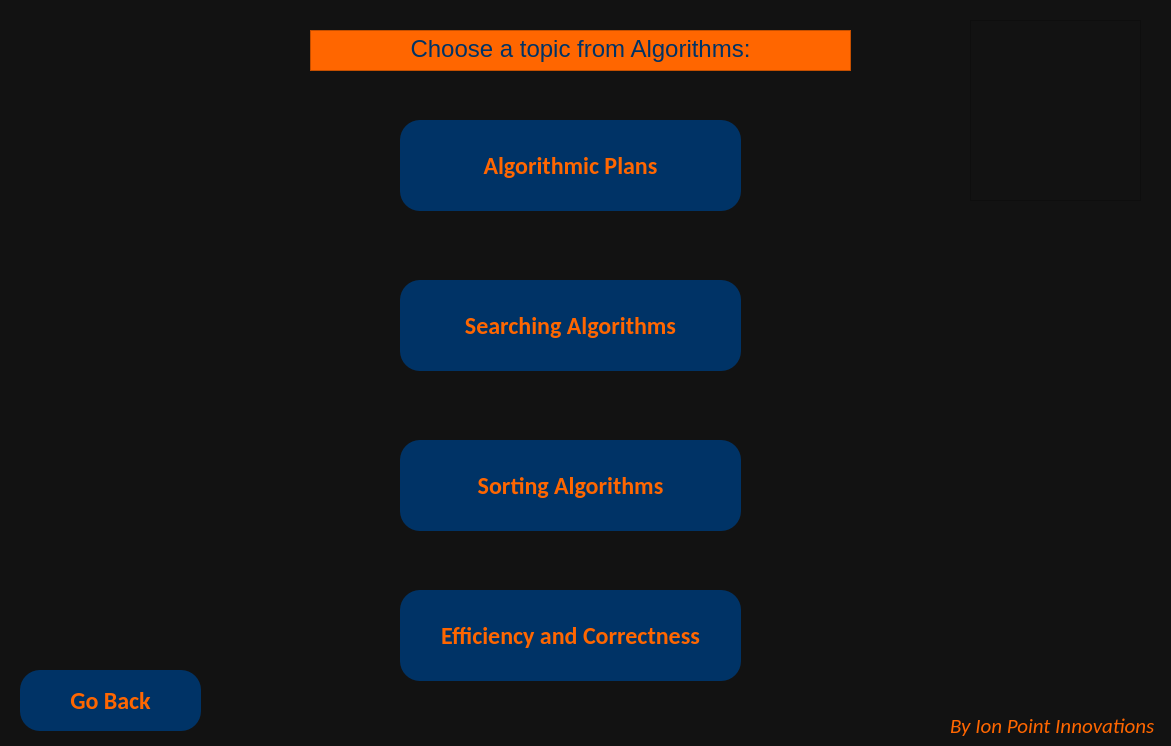
<?xml version="1.0" encoding="UTF-8"?>
<ui version="4.0">
 <class>Dialog</class>
 <widget class="QDialog" name="Dialog">
  <property name="geometry">
   <rect>
    <x>0</x>
    <y>0</y>
    <width>1171</width>
    <height>746</height>
   </rect>
  </property>
  <property name="windowTitle">
   <string>Dialog</string>
  </property>
  <property name="styleSheet">
   <string notr="true">background-color: rgb(18, 18, 18);</string>
  </property>
  <widget class="QLabel" name="lbl_logo">
   <property name="geometry">
    <rect>
     <x>970</x>
     <y>20</y>
     <width>171</width>
     <height>181</height>
    </rect>
   </property>
   <property name="maximumSize">
    <size>
     <width>441</width>
     <height>431</height>
    </size>
   </property>
   <property name="styleSheet">
    <string notr="true">border-image: url(:/newPrefix/Picture3.png);
</string>
   </property>
   <property name="frameShape">
    <enum>QFrame::StyledPanel</enum>
   </property>
   <property name="text">
    <string/>
   </property>
  </widget>
  <widget class="QPushButton" name="btnalp">
   <property name="geometry">
    <rect>
     <x>400</x>
     <y>120</y>
     <width>341</width>
     <height>91</height>
    </rect>
   </property>
   <property name="font">
    <font>
     <family>Calibri</family>
     <pointsize>18</pointsize>
     <weight>75</weight>
     <bold>true</bold>
    </font>
   </property>
   <property name="styleSheet">
    <string notr="true">background-color: rgb(0, 51, 102);
border-top-left-radius :20px;
border-top-right-radius : 20px; 
border-bottom-left-radius : 20px; 
border-bottom-right-radius : 20px;
color:#FF6600;</string>
   </property>
   <property name="text">
    <string>Algorithmic Plans</string>
   </property>
  </widget>
  <widget class="QLabel" name="lbl_manu">
   <property name="geometry">
    <rect>
     <x>950</x>
     <y>710</y>
     <width>221</width>
     <height>31</height>
    </rect>
   </property>
   <property name="font">
    <font>
     <family>Calibri</family>
     <pointsize>16</pointsize>
     <italic>true</italic>
    </font>
   </property>
   <property name="styleSheet">
    <string notr="true">color: rgb(255, 102, 0);
</string>
   </property>
   <property name="text">
    <string>By Ion Point Innovations</string>
   </property>
  </widget>
  <widget class="QTextBrowser" name="txtTitle">
   <property name="geometry">
    <rect>
     <x>310</x>
     <y>30</y>
     <width>541</width>
     <height>41</height>
    </rect>
   </property>
   <property name="font">
    <font>
     <pointsize>18</pointsize>
    </font>
   </property>
   <property name="styleSheet">
    <string notr="true">background-color: rgb(255, 102, 0);
color: rgb(0, 51, 102);
</string>
   </property>
   <property name="html">
    <string>&lt;!DOCTYPE HTML PUBLIC &quot;-//W3C//DTD HTML 4.0//EN&quot; &quot;http://www.w3.org/TR/REC-html40/strict.dtd&quot;&gt;
&lt;html&gt;&lt;head&gt;&lt;meta name=&quot;qrichtext&quot; content=&quot;1&quot; /&gt;&lt;style type=&quot;text/css&quot;&gt;
p, li { white-space: pre-wrap; }
&lt;/style&gt;&lt;/head&gt;&lt;body style=&quot; font-family:'MS Shell Dlg 2'; font-size:18pt; font-weight:400; font-style:normal;&quot;&gt;
&lt;p align=&quot;center&quot; style=&quot; margin-top:0px; margin-bottom:0px; margin-left:0px; margin-right:0px; -qt-block-indent:0; text-indent:0px;&quot;&gt;Choose a topic from Algorithms:&lt;/p&gt;&lt;/body&gt;&lt;/html&gt;</string>
   </property>
  </widget>
  <widget class="QPushButton" name="btnSrc">
   <property name="geometry">
    <rect>
     <x>400</x>
     <y>280</y>
     <width>341</width>
     <height>91</height>
    </rect>
   </property>
   <property name="font">
    <font>
     <family>Calibri</family>
     <pointsize>18</pointsize>
     <weight>75</weight>
     <bold>true</bold>
    </font>
   </property>
   <property name="styleSheet">
    <string notr="true">background-color: rgb(0, 51, 102);
border-top-left-radius :20px;
border-top-right-radius : 20px; 
border-bottom-left-radius : 20px; 
border-bottom-right-radius : 20px;
color:#FF6600;</string>
   </property>
   <property name="text">
    <string>Searching Algorithms</string>
   </property>
  </widget>
  <widget class="QPushButton" name="btnSrt">
   <property name="geometry">
    <rect>
     <x>400</x>
     <y>440</y>
     <width>341</width>
     <height>91</height>
    </rect>
   </property>
   <property name="font">
    <font>
     <family>Calibri</family>
     <pointsize>18</pointsize>
     <weight>75</weight>
     <bold>true</bold>
    </font>
   </property>
   <property name="styleSheet">
    <string notr="true">background-color: rgb(0, 51, 102);
border-top-left-radius :20px;
border-top-right-radius : 20px; 
border-bottom-left-radius : 20px; 
border-bottom-right-radius : 20px;
color:#FF6600;</string>
   </property>
   <property name="text">
    <string>Sorting Algorithms</string>
   </property>
  </widget>
  <widget class="QPushButton" name="btnEF">
   <property name="geometry">
    <rect>
     <x>400</x>
     <y>590</y>
     <width>341</width>
     <height>91</height>
    </rect>
   </property>
   <property name="font">
    <font>
     <family>Calibri</family>
     <pointsize>18</pointsize>
     <weight>75</weight>
     <bold>true</bold>
    </font>
   </property>
   <property name="styleSheet">
    <string notr="true">background-color: rgb(0, 51, 102);
border-top-left-radius :20px;
border-top-right-radius : 20px; 
border-bottom-left-radius : 20px; 
border-bottom-right-radius : 20px;
color:#FF6600;</string>
   </property>
   <property name="text">
    <string>Efficiency and Correctness</string>
   </property>
  </widget>
  <widget class="QPushButton" name="btnRtn">
   <property name="geometry">
    <rect>
     <x>20</x>
     <y>670</y>
     <width>181</width>
     <height>61</height>
    </rect>
   </property>
   <property name="font">
    <font>
     <family>Calibri</family>
     <pointsize>18</pointsize>
     <weight>75</weight>
     <bold>true</bold>
    </font>
   </property>
   <property name="styleSheet">
    <string notr="true">background-color: rgb(0, 51, 102);
border-top-left-radius :20px;
border-top-right-radius : 20px; 
border-bottom-left-radius : 20px; 
border-bottom-right-radius : 20px;
color:#FF6600;</string>
   </property>
   <property name="text">
    <string>Go Back</string>
   </property>
  </widget>
 </widget>
 <resources>
  <include location="D:/Pictures/Camera Roll/zcz.qrc"/>
 </resources>
 <connections/>
</ui>
